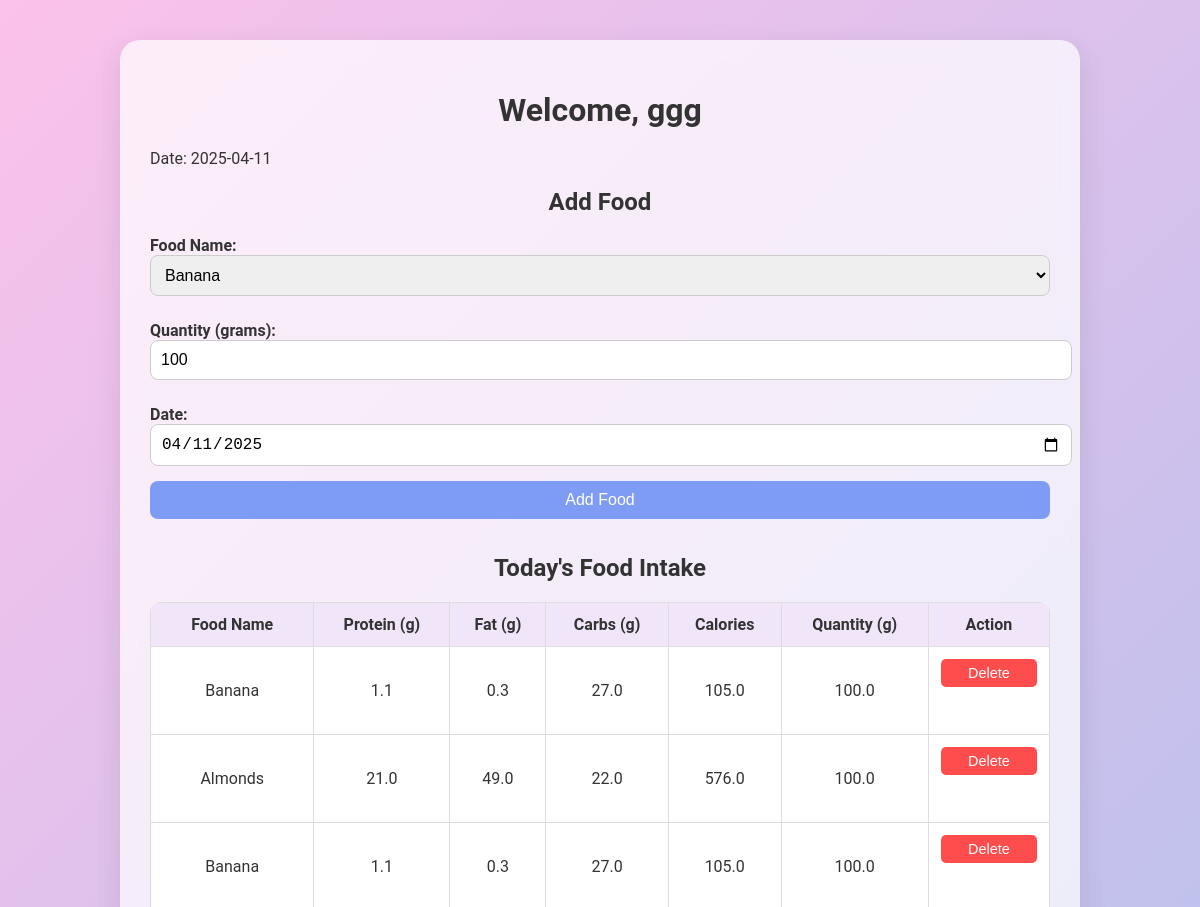
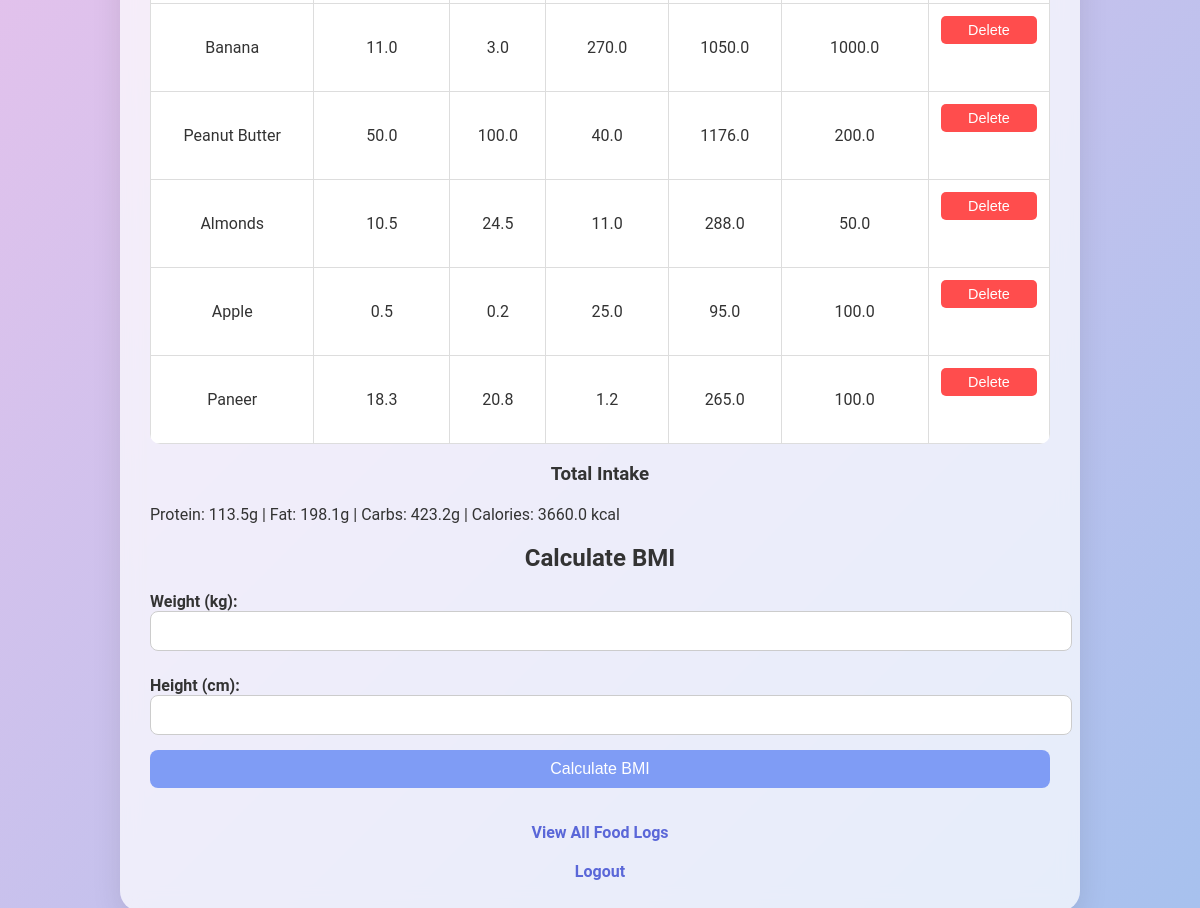
Before: /index (signed in) with the older database file (2 pictures, top to bottom).
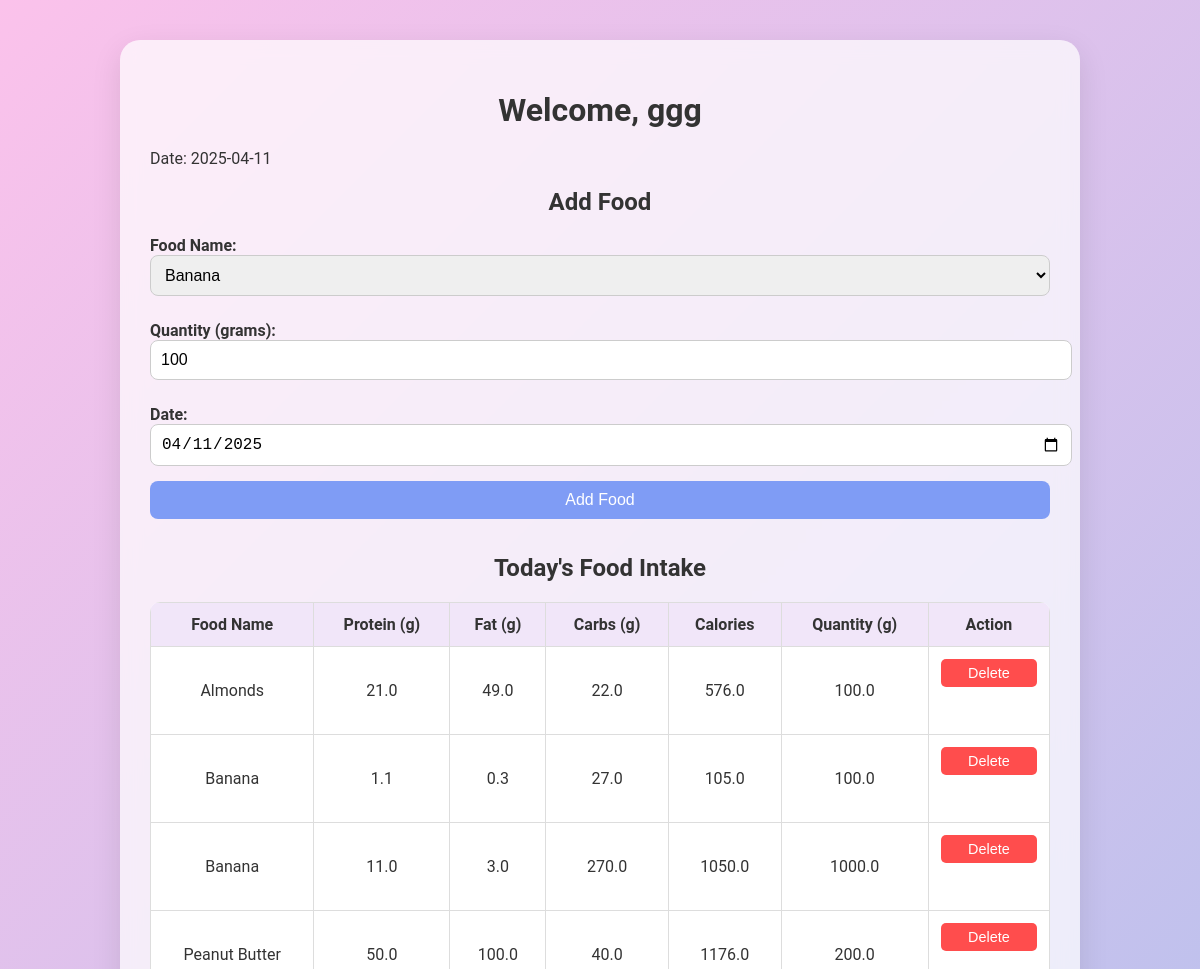
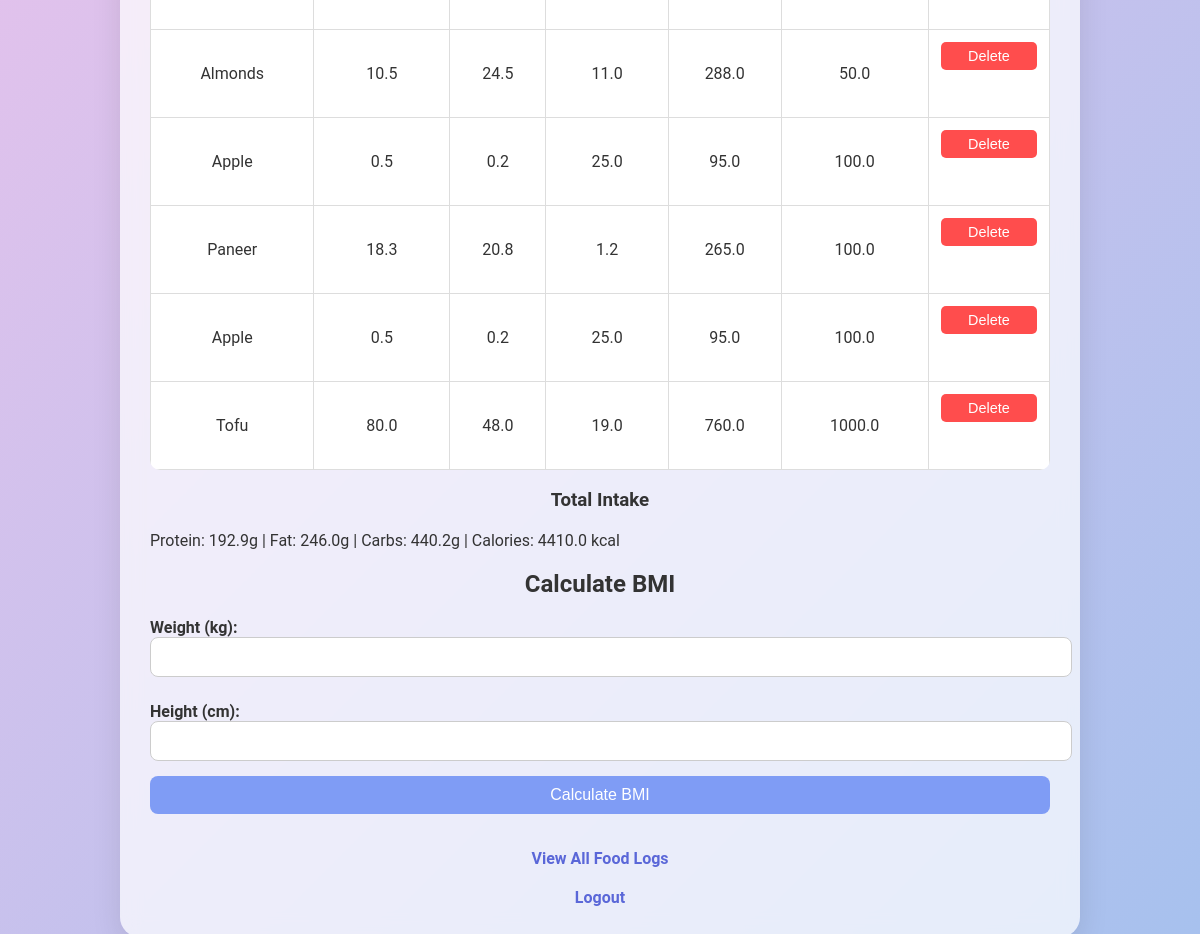
After: the same page with the newer database file (2 pictures, top to bottom).
### tables this page shows
CREATE TABLE food_logs (
        id INTEGER PRIMARY KEY AUTOINCREMENT,
        user_id INTEGER,
        date TEXT,
        food_name TEXT,
        protein REAL,
        fat REAL,
        carbs REAL,
        calories REAL, quantity REAL DEFAULT 100,
        FOREIGN KEY(user_id) REFERENCES users(id)
    );

### app.py (the view, shortened to what this page needs)
@app.route('/index', methods=['GET', 'POST'])
def index():
    if 'user_id' not in session:
        return redirect(url_for('login'))
    bmi_result = None
    bmi_status = None
    bmi_recommendation = None
    today = datetime.now().strftime('%Y-%m-%d')
    conn = sqlite3.connect("food_tracker.db")
    c = conn.cursor()
    c.execute("SELECT * FROM food_logs WHERE user_id = ? AND date = ?", (session['user_id'], today))
    foods = c.fetchall()
    conn.close()
    total_protein = total_fat = total_carbs = total_calories = 0
    cleaned_foods = []
    for food in foods:
        food = list(food)
        try:
            for i in range(4, 8):
                if isinstance(food[i], bytes):
                    food[i] = struct.unpack('<d', food[i])[0]
                food[i] = float(food[i])
            quantity = float(food[8])
        except Exception as e:
            flash(f"Error processing food data: {e}", "danger")
            food[4:8] = [0, 0, 0, 0]
            quantity = 0
        total_protein += food[4]
        total_fat += food[5]
        total_carbs += food[6]
        total_calories += food[7]
        cleaned_foods.append(food + [quantity])
    food_items = food_df['Name'].tolist() if food_df is not None else []
    return render_template('index.html',
                           foods=cleaned_foods,
                           food_items=food_items,
                           bmi_result=bmi_result,
                           bmi_status=bmi_status,
                           bmi_recommendation=bmi_recommendation,
                           date=today,
                           username=session['username'],
                           total_protein=total_protein,
                           total_fat=total_fat,
                           total_carbs=total_carbs,
                           total_calories=total_calories)

### templates/index.html (shortened to what this page needs)
<!DOCTYPE html>
<html lang="en">
<head>
    <link rel="stylesheet" href="{{ url_for('static', filename='style.css') }}">
</head>
<body>
    <div class="container glass">
        <h1>Welcome, {{ username }}</h1>
        <p>Date: {{ date }}</p>
        <h2>Add Food</h2>
        <form method="POST" action="{{ url_for('index') }}">
            <label for="food_name">Food Name:</label>
            <select name="food_name" required>
                {% for item in food_items %}
                    <option value="{{ item }}">{{ item }}</option>
                {% endfor %}
            </select>
            <label for="quantity">Quantity (grams):</label>
            <input type="number" name="quantity" value="100" min="1" required>
            <label for="date">Date:</label>
            <input type="date" name="date" value="{{ date }}" required>
            <button type="submit" name="submit_food">Add Food</button>
        </form>
        <h2>Today's Food Intake</h2>
        <table>
            <tr>
                <th>Food Name</th>
                <th>Protein (g)</th>
                <th>Fat (g)</th>
                <th>Carbs (g)</th>
                <th>Calories</th>
                <th>Quantity (g)</th>
                <th>Action</th>
            </tr>
            {% for food in foods %}
            <tr>
                <td>{{ food[3] }}</td>
                <td>{{ food[4]|round(2) }}</td>
                <td>{{ food[5]|round(2) }}</td>
                <td>{{ food[6]|round(2) }}</td>
                <td>{{ food[7]|round(2) }}</td>
                <td>{{ food[8] }}</td>
                <td>
                    <form method="POST" action="{{ url_for('delete', food_id=food[0]) }}">
                        <button type="submit" class="delete-button">Delete</button>
                    </form>
                </td>
            </tr>
            {% endfor %}
        </table>
        <h3>Total Intake</h3>
        <p>Protein: {{ total_protein|round(2) }}g | Fat: {{ total_fat|round(2) }}g | Carbs: {{ total_carbs|round(2) }}g | Calories: {{ total_calories|round(2) }} kcal</p>
        <h2>Calculate BMI</h2>
        <form method="POST" action="{{ url_for('index') }}">
            <label for="weight">Weight (kg):</label>
            <input type="number" name="weight" step="0.1" required>
            <label for="height">Height (cm):</label>
            <input type="number" name="height" step="0.1" required>
            <button type="submit">Calculate BMI</button>
        </form>
        <a href="{{ url_for('daily_food') }}">View All Food Logs</a>
        <a href="{{ url_for('logout') }}">Logout</a>
    </div>
</body>
</html>

### static/style.css (style rules this page uses)
body { font-family: 'Roboto', sans-serif; background: linear-gradient(135deg, #fbc2eb 0%, #a6c1ee 100%); background-attachment: fixed; background-size: cover; color: #333; margin: 0; padding: 0; }
.container { width: 85%; max-width: 900px; margin: 40px auto; padding: 30px; border-radius: 20px; background: rgba(255, 255, 255, 0.7); backdrop-filter: blur(10px); box-shadow: 0 10px 30px rgba(0, 0, 0, 0.1); }
h1, h2, h3 { text-align: center; color: #333; margin-bottom: 20px; }
form { margin-bottom: 20px; }
label { display: block; margin-top: 10px; font-weight: bold; }
input, select, button { padding: 10px; width: 100%; margin-bottom: 15px; border-radius: 8px; border: 1px solid #ccc; font-size: 1rem; }
button { background-color: #7f9cf5; color: white; border: none; transition: background-color 0.3s ease; }
table { width: 100%; border-collapse: collapse; margin-top: 20px; background: white; border-radius: 10px; overflow: hidden; }
th, td { border: 1px solid #ddd; padding: 12px; text-align: center; }
th { background-color: #f1e6f9; }
.delete-button { background-color: #ff4d4d; color: white; border: none; padding: 6px 12px; border-radius: 5px; font-size: 0.9rem; }
a { display: block; text-align: center; margin-top: 20px; color: #5a67d8; font-weight: bold; text-decoration: none; transition: color 0.2s ease; }

Changed rows visible on the page:
removed food_logs: food_name "Banana", protein "1.1", fat "0.3", carbs "27.0", calories "105.0", quantity "100.0"
added food_logs: food_name "Apple", protein "0.5", fat "0.2", carbs "25.0", calories "95.0", quantity "100.0"
added food_logs: food_name "Tofu", protein "80.0", fat "48.0", carbs "19.0", calories "760.0", quantity "1000.0"
Other visible differences:
{{ total_protein|round(2) }}: "113.5" → "192.9"
{{ total_fat|round(2) }}: "198.1" → "246.0"
{{ total_carbs|round(2) }}: "423.2" → "440.2"
{{ total_calories|round(2) }}: "3660.0" → "4410.0"
